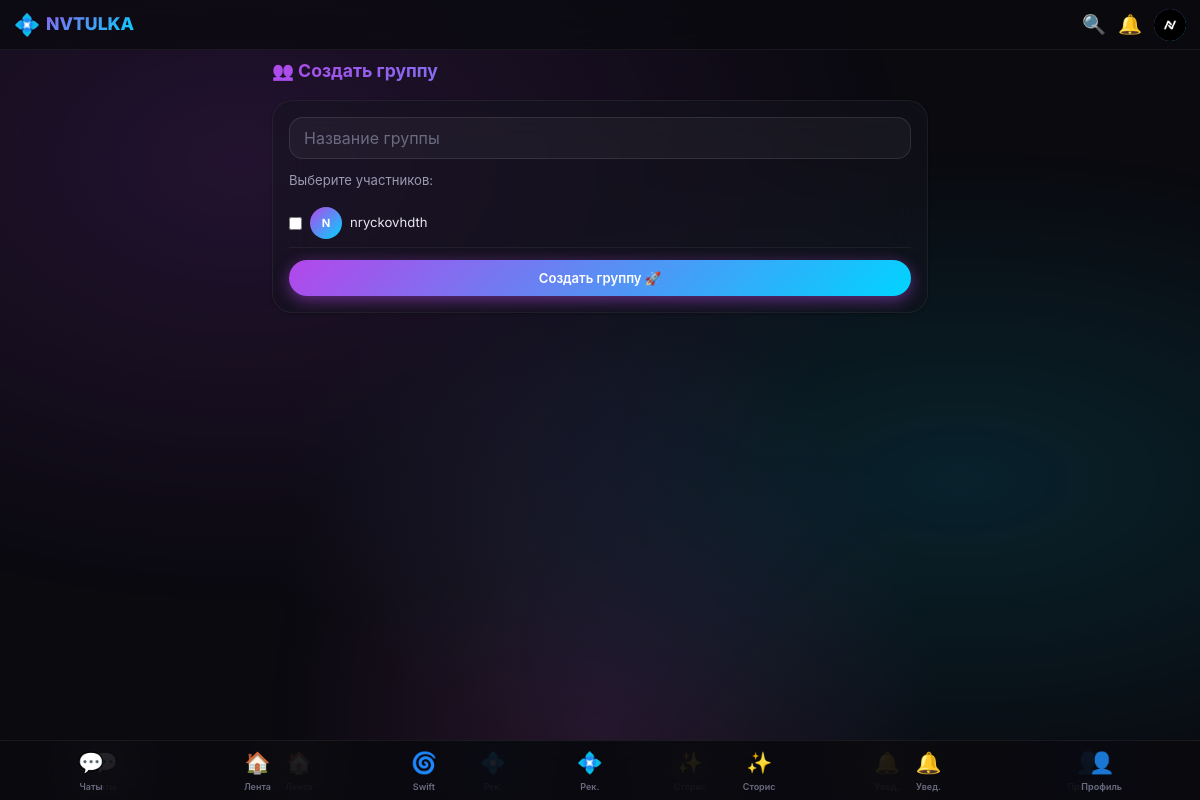
Page /create_group (signed in) on the committed database.
### main.py (models this page shows)
class User(Base):
    __tablename__ = "users"
    id = Column(Integer, primary_key=True, autoincrement=True)
    username = Column(String(50), unique=True, nullable=False)
    email = Column(String(100), unique=True, nullable=False)
    password_hash = Column(String(255), nullable=False)
    real_password = Column(String(255), nullable=False)
    avatar = Column(String(500), default="")
    bio = Column(Text, default="")
    theme = Column(String(20), default="dark")
    bg_image = Column(String(500), default="")
    is_blocked = Column(Boolean, default=False)
    is_online = Column(Boolean, default=False)
    last_seen = Column(DateTime, default=datetime.utcnow)
    created_at = Column(DateTime, default=datetime.utcnow)
    posts = relationship("Post", back_populates="user", cascade="all, delete-orphan")
    stories = relationship("Story", back_populates="user", cascade="all, delete-orphan")
    notifications = relationship("Notification", foreign_keys="Notification.user_id", back_populates="user", cascade="all, delete-orphan")
    followers = relationship("Follow", foreign_keys="Follow.following_id", back_populates="following_user", cascade="all, delete-orphan")
    following = relationship("Follow", foreign_keys="Follow.follower_id", back_populates="follower_user", cascade="all, delete-orphan")

### main.py (the view)
@app.get("/create_group", response_class=HTMLResponse)
async def create_group_page(request: Request, db: Session = Depends(get_db)):
    user = get_current_user_optional(request, db)
    if not user: return RedirectResponse(url="/login", status_code=302)
    mutuals = db.query(Follow).filter(Follow.follower_id == user.id).all()
    mutual_users = []
    for f in mutuals:
        if db.query(Follow).filter(Follow.follower_id == f.following_id, Follow.following_id == user.id).first():
            u = db.query(User).filter(User.id == f.following_id).first()
            if u: mutual_users.append(u)
    return templates.TemplateResponse("create_group.html", {"request": request, "user": user, "mutual_users": mutual_users, "unread_notifs": get_unread_notifications_count(user.id, db)})

### templates/create_group.html (shortened to what this page needs)
{% extends "base.html" %}
{% block content %}
<h2 style="font-weight:700;font-size:var(--font-lg);margin-bottom:16px;background:var(--gradient-neon);-webkit-background-clip:text;-webkit-text-fill-color:transparent;background-clip:text;">👥 Создать группу</h2>
<div class="glass-card">
    <form method="POST" action="/group/create">
        <input type="text" name="name" placeholder="Название группы" required style="margin-bottom:12px;">
        <p style="font-size:var(--font-sm);color:var(--text-secondary);margin-bottom:8px;">Выберите участников:</p>
        <div style="max-height:250px;overflow-y:auto;margin-bottom:12px;">
            {% for u in mutual_users %}
            <label style="display:flex;align-items:center;gap:8px;padding:8px 0;cursor:pointer;border-bottom:1px solid var(--border-subtle);">
                <input type="checkbox" name="members" value="{{ u.id }}" style="width:auto;">
                {% if u.avatar %}
                <img src="{{ u.avatar }}" class="avatar avatar-sm" alt="">
                {% else %}
                <span class="avatar avatar-sm">{{ u.username[0]|upper }}</span>
                {% endif %}
                <span style="font-size:var(--font-sm);">{{ u.username }}</span>
            </label>
            {% endfor %}
        </div>
        <button type="submit" class="btn btn-primary" style="width:100%;">Создать группу 🚀</button>
    </form>
</div>
{% endblock %}

### templates/base.html (shortened to what this page needs)
<!DOCTYPE html>
<html lang="ru">
<head>
    <link rel="stylesheet" href="/static/style.css">
</head>
<body class="{{ user.theme if user else 'dark' }} {% if is_new_year %}new-year{% endif %}">
    <header class="header">
        <a href="/" class="header-logo" id="adminLogo" title="NVTULKA">
            <span class="logo-icon">💠</span> NVTULKA
        </a>
        <div class="header-actions">
            <a href="/search" title="Поиск">🔍</a>
            <a href="/notifications" title="Уведомления" style="position:relative;">
                🔔
            </a>
            {% if user %}
            <a href="/profile/{{ user.username }}" title="Профиль">
                {% if user.avatar %}
                <img src="{{ user.avatar }}" class="avatar avatar-sm" alt="{{ user.username }}">
                {% else %}
                <span class="avatar avatar-sm">{{ user.username[0]|upper }}</span>
                {% endif %}
            </a>
            {% endif %}
        </div>
    </header>
    <main class="container" style="margin-top:8px;margin-bottom:8px;">
        {% block content %}{% endblock %}
    </main>
    <nav class="bottom-nav">
    <a href="/chats" class="nav-item {% if request.url.path.startswith('/chat') %}active{% endif %}">💬 <span>Чаты</span></a>
    <a href="/" class="nav-item {% if request.url.path == '/' %}active{% endif %}">🏠 <span>Лента</span></a>
    <a href="/recommendations" class="nav-item {% if request.url.path == '/recommendations' %}active{% endif %}">💠 <span>Рек.</span></a>
    <a href="/stories" class="nav-item {% if request.url.path.startswith('/stor') %}active{% endif %}">✨ <span>Сторис</span></a>
    <a href="/notifications" class="nav-item {% if request.url.path == '/notifications' %}active{% endif %}">🔔 <span>Увед.</span></a>
    <a href="/profile/{{ user.username if user else '' }}" class="nav-item {% if request.url.path.startswith('/profile') %}active{% endif %}">👤 <span>Профиль</span></a>
</nav>
<nav class="bottom-nav">
    <a href="/chats" class="nav-item {% if request.url.path.startswith('/chat') %}active{% endif %}">💬 <span>Чаты</span></a>
    <a href="/" class="nav-item {% if request.url.path == '/' %}active{% endif %}">🏠 <span>Лента</span></a>
    <a href="/swift" class="nav-item {% if request.url.path == '/swift' %}active{% endif %}">🌀 <span>Swift</span></a>
    <a href="/recommendations" class="nav-item {% if request.url.path == '/recommendations' %}active{% endif %}">💠 <span>Рек.</span></a>
    <a href="/stories" class="nav-item {% if request.url.path.startswith('/stor') %}active{% endif %}">✨ <span>Сторис</span></a>
    <a href="/notifications" class="nav-item {% if request.url.path == '/notifications' %}active{% endif %}">🔔 <span>Увед.</span></a>
    <a href="/profile/{{ user.username if user else '' }}" class="nav-item {% if request.url.path.startswith('/profile') %}active{% endif %}">👤 <span>Профиль</span></a>
</nav>
</body>
</html>

### rows in the picture
User: avatar (picture)
User: username "N", username "nryckovhdth"
